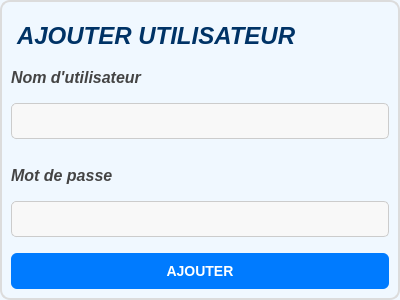
<?xml version="1.0" encoding="UTF-8"?>
<ui version="4.0">
 <class>ajoutuser</class>
 <widget class="QWidget" name="ajoutuser">
  <property name="geometry">
   <rect>
    <x>0</x>
    <y>0</y>
    <width>400</width>
    <height>300</height>
   </rect>
  </property>
  <property name="minimumSize">
   <size>
    <width>400</width>
    <height>300</height>
   </size>
  </property>
  <property name="maximumSize">
   <size>
    <width>400</width>
    <height>300</height>
   </size>
  </property>
  <property name="windowTitle">
   <string>Form</string>
  </property>
  <property name="styleSheet">
   <string notr="true">/* ==================================== */
/* 1. STYLES GÉNÉRAUX ET FOND DE FENÊTRE */
/* ==================================== */

/* Applique à la fenêtre principale (le QWidget 'login' dans votre cas) */
QWidget#ajoutuser {
    /* Fond principal (Bleu très très pâle) */
    background-color: #F0F8FF; 
    /* Bordure douce */
    border: 2px solid #DCDCDC; 
    /* Coins légèrement arrondis */
    border-radius: 10px; 
}

/* ==================================== */
/* 2. ÉLÉMENTS DE TEXTE ET TITRES */
/* ==================================== */

/* Applique au titre AUTHENTIFICATION */
QLabel#label {
    /* Couleur de texte foncée */
    color: #003366; 
    /* Taille et poids de police pour le titre */
    font-size: 24px;
    font-weight: bold;
    /* Aligner au centre */
    text-align: center;
    /* Marge supérieure pour l'espacement */
    margin-top: 10px;
}

/* Applique aux étiquettes &quot;Utilisateur&quot; et &quot;Mot de passe&quot; */
QLabel {
    color: #444444; 
    font-size: 16px;
    font-style: italic;
    font-weight: 500;
}

/* ==================================== */
/* 3. CHAMPS DE SAISIE (QLineEdit) */
/* ==================================== */

QLineEdit {
    /* Couleur de fond (Blanc cassé, similaire à votre image) */
    background-color: #F8F8F8; 
    /* Bordure légère */
    border: 1px solid #CCCCCC;
    /* Coins légèrement arrondis pour un look moderne */
    border-radius: 5px; 
    /* Padding (espace interne) */
    padding: 8px;
    /* Marge */
    margin-bottom: 10px;
    /* Taille du texte */
    font-size: 14px;
    color: #333333;
}

/* Style au focus (quand l'utilisateur clique sur le champ) */
QLineEdit:focus {
    border: 1px solid #00A3CC; /* Bleu ciel pour le focus */
    background-color: white;
}

/* ==================================== */
/* 4. BOUTONS ET LIENS */
/* ==================================== */

/* Bouton principal &quot;SE CONNECTER&quot; */
QPushButton#btnajouter {
    background-color: #007BFF; /* Bleu primaire */
    color: white;
    font-size: 14px;
    font-weight: bold;
    border: none;
    border-radius: 6px;
    padding: 10px 20px;
    min-width: 150px;
    /* Ombre subtile pour un effet 3D */
    box-shadow: 2px 2px 5px rgba(0, 0, 0, 0.2); 
}

/* Effet au survol de la souris */
QPushButton#btnajouter:hover {
    background-color: #0056b3; /* Bleu plus foncé au survol */
}

/* Effet au clic (pressé) */
QPushButton#btnajouter:pressed {
    background-color: #004085;
    /* Suppression de l'ombre pour simuler l'enfoncement */
    box-shadow: none; 
}

/* Bouton lien &quot;Ajout d'utilisateur&quot; 
QCommandLinkButton#linkadduser {
    color: #007BFF; /* Mêmes couleurs que le bouton principal pour la cohérence 
    background-color: transparent;
    text-decoration: underline;
    font-size: 13px;
    padding: 0; /* Supprimer le padding par défaut 
    margin-top: 15px;
}

QCommandLinkButton#linkadduser:hover {
    color: #0056b3;
}*/</string>
  </property>
  <layout class="QGridLayout" name="gridLayout">
   <item row="0" column="0">
    <widget class="QLabel" name="label">
     <property name="text">
      <string>AJOUTER UTILISATEUR</string>
     </property>
    </widget>
   </item>
   <item row="1" column="0">
    <widget class="QLabel" name="label_2">
     <property name="text">
      <string>Nom d'utilisateur</string>
     </property>
    </widget>
   </item>
   <item row="2" column="0">
    <widget class="QLineEdit" name="utilisateur"/>
   </item>
   <item row="3" column="0">
    <widget class="QLabel" name="label_3">
     <property name="text">
      <string>Mot de passe</string>
     </property>
    </widget>
   </item>
   <item row="4" column="0">
    <widget class="QLineEdit" name="motdepasse">
     <property name="echoMode">
      <enum>QLineEdit::Password</enum>
     </property>
    </widget>
   </item>
   <item row="5" column="0">
    <widget class="QPushButton" name="btnajouter">
     <property name="text">
      <string>AJOUTER</string>
     </property>
    </widget>
   </item>
  </layout>
 </widget>
 <resources/>
 <connections/>
</ui>
